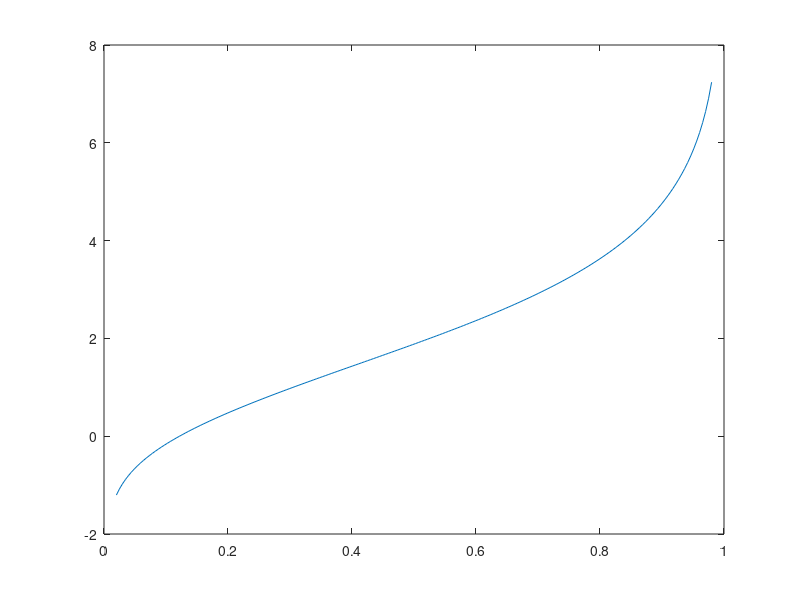

Recreate this plot in MATLAB.
r = .5;
gamma = @(k,r)r.^abs(k) .* ( 1+(1-r^2)/(1+r^2)*abs(k) );

k = -20:20;
plot(k, gamma(k,r) );

k = -5000:5000;
r = linspace(.02, .98,200);

sigma = [];
for i=1:length(r)
    g = gamma(k,r(i));
    sigma(i) = sqrt( sum( g .* k.^2 ) );
end

plot(r, sigma);

plot(r, log(sigma));
